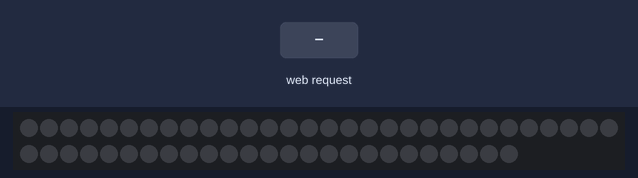
The program below on a simulated ESP32. Shown: 55 RGB LEDs in strip order, left to right, continuing on the next row. The inputs (shaded band) are chosen by the test bench. WiFi joins after 1.5 s; servers stay silent unless stated; colours are those a GRB WS2812 strip shows for the declared byte order.

Above: at 2.7 s.
2.8 s: HTTP request GET /changepos received
At 3.9 s:
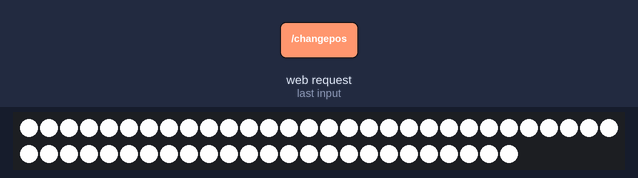
4.3 s: HTTP request GET /changecolor?color=LEDNUM received
At 5.1 s:
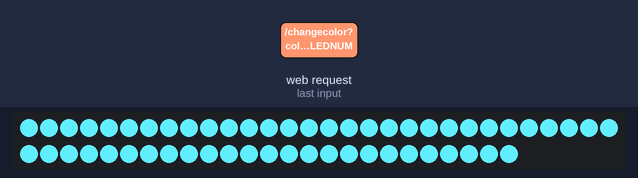
5.8 s: HTTP request GET /changecolor?color=Spos received
At 6.2 s:
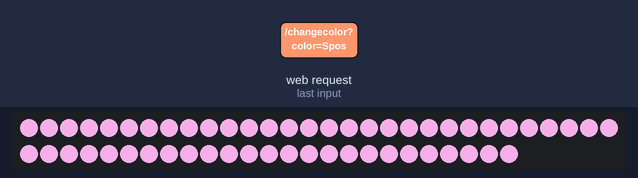
7.3 s: HTTP request GET /changecolor?color=COLORS received
Timing chart, 0 to 9.8 s (numbered marks = the images above; inputs shaded):
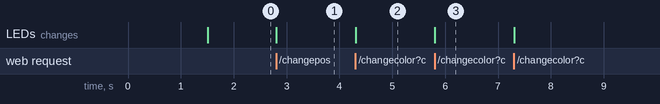

Measured:
- after the input at 2.8 s, the LEDs: change at once (image 1)
- after the input at 4.3 s, the LEDs: change at once (image 2)
- after the input at 5.8 s, the LEDs: change at once (image 3)

The program:

main.cpp
```cpp
#include <WiFi.h>
#include <AsyncTCP.h>
#include <ESPmDNS.h>
#include <ESPAsyncWebServer.h>
#include <FastLED.h>
#include "Error_404.h"
#include "Error_405.h"
#include "index.h"
#include "Setting.h"


#define DATA_PIN 5 //change the data pin as you like
#define MIN_LED 0

//IF YOU WANT TO CHANGE THE MAXIMUN LED then you have to change 2 55 bellow
#define MAX_LED 55
CRGB leds[55];

int NUM_LEDS =0;
String POS[]= {"",""};

String Colors="#000000";
int red=255, green=255, blue=255;
String Brightness = "0";

const char* ssid = "Trung Hieu";
const char* password = "23011992";

AsyncWebServer server(80);


//---Process the placeholder--- //
String processor(const String& var){
  if(var == "LEDNUM")
  {
    return String(MAX_LED);
  }
  if(var == "Spos")
  {
    return POS[0];
  }

  if(var == "Epos")
  {
    return POS[1];
  }
    if (var == "BRIGHTVALUE"){
    return Brightness;
  }

  if (var == "COLORS")
  {
    return "#"+Colors;
  }
  return String();
}

//     -------------- LOGIC FUNCTONS ----   ///////
void decode_color(String hexCode)
{
    for (int i = 0; i < 6; i += 2) {
        char highNibble = toupper(hexCode[i]);
        char lowNibble = toupper(hexCode[i + 1]);

        // Convert hexadecimal characters to decimal values
        int value = (highNibble >= 'A' ? highNibble - 'A' + 10 : highNibble - '0') * 16 +
                   (lowNibble >= 'A' ? lowNibble - 'A' + 10 : lowNibble - '0');
        if (i == 0) {
            red = value;
        } else if (i == 2) {
            green = value;
        }
            blue = value;
    }
}
 // STRING TO INT
int Str_To_int(String a)
{
  int i=0;
    for (char c : a) {
      if (c >= '0' && c <= '9') {
          i = i * 10 + (c - '0');
      }
    }
  return i;
}

//FILL FROM THE DESTINATE POSITION WITH THE COLOR OF CHOICE
void Static_color()
{
  FastLED.clear();
  if (POS[0] != "" && POS[1] != "")
  {
    int start = Str_To_int(POS[0]);
    int end = Str_To_int(POS[1]);
    if(end < start) end=start;
    for (int i = start; i <= end; i++)
    {
      leds[i] = CRGB(red, green, blue);
    }
  }
  else
  {
    fill_solid(leds,MAX_LED, CRGB(green,red,blue));
  }

  FastLED.show();
}

// ---------SETUP-------//
void setup(){
  Serial.begin(115200);
  FastLED.addLeds<WS2812B, DATA_PIN, RGB>(leds, MAX_LED);


  WiFi.begin(ssid, password);
  while (WiFi.status() != WL_CONNECTED) {
    delay(100);
  }

  if(!MDNS.begin("lightcontrol"))
  {
   Serial.print("Error setting up MDNS responder!");
  }

  // Route for root
  server.on("/", HTTP_GET, [](AsyncWebServerRequest *request){
    request->send_P(200, "text/html", index_html, processor);
  });
    server.on("/index.html", HTTP_GET, [](AsyncWebServerRequest *request){
    request->send_P(200, "text/html", index_html,processor);
  });


//------ SETTING-----//
  server.on("/setting.html", HTTP_GET, [] (AsyncWebServerRequest *request) {
      request->send_P(200, "text/html", SETTING, processor);
  });


// -----------LOGIC------------//

//COLOR
    server.on("/changecolor", HTTP_GET, [] (AsyncWebServerRequest *request) {
      if (request->hasParam("color")) {
        Colors = request->getParam("color")->value();
        decode_color(Colors);
        Static_color();
      }


      request->send(200, "text/plain", Colors);
  });
//POS

   server.on("/changepos", HTTP_GET, [] (AsyncWebServerRequest *request) {
        int paramsNr = request->params();
    for (int i = 0; i < paramsNr; i++)
    {
      AsyncWebParameter* p = request->getParam(i);
      if(i<2)
      POS[i] = p->value();

    }
    Static_color();
    request->send(200, "text/plain", "message received");

  });


//--------- ERROR----------//
  server.onNotFound([](AsyncWebServerRequest *request) {
    if (request->method() == HTTP_GET) {
      request->send(404, "text/html", HTML_CONTENT_404);
    } else {
      request->send(405, "text/html", HTML_CONTENT_405);
    }
  });

  FastLED.clear();
  FastLED.show();

  server.begin();
}

void loop() {
}
```

Error_404.h
```cpp
const char *HTML_CONTENT_404 = R"=====(
<!DOCTYPE html>
<html lang="en">
<head>
    <meta charset="UTF-8">
    <meta name="viewport" content="width=device-width, initial-scale=1.0">
    <title>404 - Page Not Found</title>
    <style>
        h1 {color: #ff4040;}
    </style>
</head>
<body>
    <h1>404</h1>
    <p>Oops! The page you are looking for could not be found on Esp32 Web Server.</p>
    <p>Please check the URL or go back to the <a href="/">homepage</a>.</p>
</body>
</html>
)=====";
```

Error_405.h
```cpp
const char *HTML_CONTENT_405 = R"=====(
<!DOCTYPE html>
<html lang="en">
<head>
    <meta charset="UTF-8">
    <meta name="viewport" content="width=device-width, initial-scale=1.0">
    <title>405 - Method Not Allowed</title>
    <style>
        h1 {color: #ff4040;}
    </style>
</head>
<body>
    <h1>405 - Method Not Allowed</h1>
    <p>Oops! The requested method is not allowed for this resource.</p>
    <p>Please check your request or go back to the <a href="/">homepage</a>.</p>
</body>
</html>
)=====";
```

Setting.h
```cpp
const char *SETTING =R"=====(<!DOCTYPE html>
<html lang="en">

<head>
    <meta charset="UTF-8" />
    <meta name="viewport" content="width=device-width, initial-scale=1.0" />
    <title>Light control</title>
    <style>
        body {
            background-color: #ffffff;
            align-items: center;
            height: 100vh;
            margin: 0;
        }

        .header {
            padding: 4vw;
            overflow: hidden;
            background-color: #001aff;
            display: flex;
            justify-content: center;
            color: white;
            font-size: 5vh;
        }

        .pagination {
            display: flex;
            justify-content: center;
        }

        .pagination a {
            color: black;
            float: left;
            padding: 1vh 6vw;
            text-decoration: none;
            border: 1px solid #ddd;
        }

        .pagination a.active {
            background-color: #9265fa;
        }
    </style>
</head>

<body>
    <div>
        <div class="header">
            Control panel
        </div>
        <div class="pagination">
            <a href="./index.html">Static mode</a>
            <a href="#">Animated mode</a>
            <a href="#" class="active">Setting</a>
        </div>
        <div>
            <h1 class="contain">Setting</h1>

            <p><input type="range" onchange="updatelight(this)" id="lightSlider" min="0" max="255"
                    value="%BRIGHTVALUE%" step="1" class="slider">

        </div>
    </div>

    <script>
        function updatelight(element) {
            var sliderValue = document.getElementById("lightSlider").value;
            var xhr = new XMLHttpRequest();
            xhr.open("GET", "/ChangeBright?value=" + sliderValue, true);
            xhr.send();
        }
    </script>
</body>


</html>)=====";
```

index.h
```cpp
const char *index_html = R"=====(<!DOCTYPE html>
<html lang="en">

<head>
    <meta charset="UTF-8" />
    <meta name="viewport" content="width=device-width, initial-scale=1.0" />
    <title>Static light</title>
    <style>
        body {
            background-color: #ffffff;
            align-items: center;
            height: 100vh;
            margin: 0;
        }

        .header {
            padding: 4vw;
            overflow: hidden;
            background-color: #001aff;
            display: flex;
            justify-content: center;
            color: white;
            font-size: 5vh;
        }

        .pagination {
            display: flex;
            justify-content: center;
        }

        .pagination a {
            color: black;
            float: left;
            padding: 1vh 6vw;
            text-decoration: none;
            border: 1px solid #ddd;
        }

        .pagination a.active {
            background-color: #9265fa;
        }

        input {
            height: 5vh;

        }
    </style>
</head>

<body>

    <div>
        <div class="header">
            Control panel
        </div>
        <div class="pagination">
            <a href="#" class="active">Static mode</a>
            <a href="#">Animated mode</a>
            <a href="./Setting.html">Setting</a>
        </div>
        <h1>Static mode control panel</h1>
        <br />
        <br />
        <input type="color"  id="ColorInput" value="%COLORS%" style="width:85vw;">
        <button onclick="ChangeColor()">Change COLOR</button>
        </br>
        Start pos:<input type="number"  id="StartInput" min="0" max="%LEDNUM%" value="%Spos%">
        </br>
        End pos:<input type="number" id="EndInput" min="0" max="%LEDNUM%" value="%Epos%">
        </br>
        <button onclick="Changepos()">Change POS</button>


        <script>
            function Changepos() {
                var xhr = new XMLHttpRequest();
                xhr.open("GET", "/changepos?S=" + document.getElementById("StartInput").value + "&E=" + document.getElementById("EndInput").value, true);
                xhr.send();
            }

            function ChangeColor() {
                var hex = document.getElementById("ColorInput").value;
                hex = hex.replace('#', '');

                var xhr = new XMLHttpRequest();
                xhr.open("GET","/changecolor?color=" + hex , true);
                xhr.send();
            }
        </script>
</body>

</html>)=====";
```
